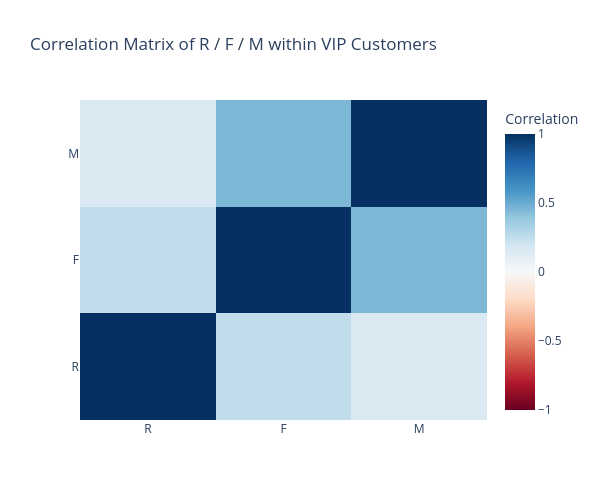

The cell this chart's notebook holds for it:
### Code cell
correlation_matrix = vip_segment[["R", "F", "M"]].corr()

fig_heatmap = go.Figure(data=go.Heatmap(
    z=correlation_matrix.values,
    x=correlation_matrix.columns,
    y=correlation_matrix.columns,
    colorscale="RdBu",
    zmid=0,
    colorbar=dict(title="Correlation")
))
# Diverging colorscale kept here deliberately (not pastel) - correlation needs a
# scale that clearly distinguishes positive from negative, which pastel qualitative colors can't do.
fig_heatmap.update_layout(
    title="Correlation Matrix of R / F / M within VIP Customers",
    width=600,
    height=500
)
fig_heatmap.show()

### Figure 1 — Plotly figure (JSON) as saved in the notebook; plotly's stock layout.template omitted (floating-point values rounded to 4 significant figures)
{"data": [{"colorbar": {"title": {"text": "Correlation"}}, "colorscale": [[0, "rgb(103,0,31)"], [0.1, "rgb(178,24,43)"], [0.2, "rgb(214,96,77)"], [0.3, "rgb(244,165,130)"], [0.4, "rgb(253,219,199)"], [0.5, "rgb(247,247,247)"], [0.6, "rgb(209,229,240)"], [0.7, "rgb(146,197,222)"], [0.8, "rgb(67,147,195)"], [0.9, "rgb(33,102,172)"], [1, "rgb(5,48,97)"]], "type": "heatmap", "x": ["R", "F", "M"], "y": ["R", "F", "M"], "z": [[1.0, 0.2508, 0.1448], [0.2508, 1.0, 0.45], [0.1448, 0.45, 1.0]], "zmid": 0}], "layout": {"height": 500, "title": {"text": "Correlation Matrix of R / F / M within VIP Customers"}, "width": 600}}
